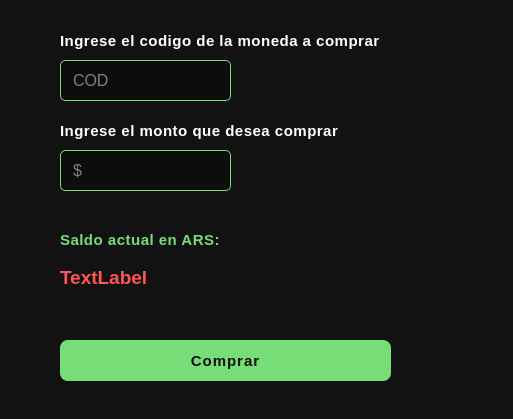
<?xml version="1.0" encoding="UTF-8"?>
<ui version="4.0">
 <class>BuyDialog</class>
 <widget class="QDialog" name="BuyDialog">
  <property name="geometry">
   <rect>
    <x>0</x>
    <y>0</y>
    <width>513</width>
    <height>419</height>
   </rect>
  </property>
  <property name="windowTitle">
   <string>Dialog</string>
  </property>
  <property name="styleSheet">
   <string notr="true">QWidget {
					background-color: #121212;
					color: #ffffff;
					font-family: Segoe UI;
					font-size: 14px;
				}</string>
  </property>
  <widget class="QLineEdit" name="txtCod">
   <property name="enabled">
    <bool>true</bool>
   </property>
   <property name="geometry">
    <rect>
     <x>60</x>
     <y>60</y>
     <width>171</width>
     <height>41</height>
    </rect>
   </property>
   <property name="styleSheet">
    <string notr="true">QLineEdit {
    background-color: rgba(0,0,0,0.3); 
    color: #e0ffe0;
    font-size: 16px;
    border: 1px solid #77dd77;
    border-radius: 5px;
    padding: 5px 10px;
    qproperty-alignment: 'AlignCenter'; 
}

QLineEdit::placeholder {
    color: #aaffaa;
    font-style: italic;
}</string>
   </property>
   <property name="inputMethodHints">
    <set>Qt::ImhPreferNumbers</set>
   </property>
   <property name="placeholderText">
    <string>COD</string>
   </property>
  </widget>
  <widget class="QLabel" name="lblAmountBuy">
   <property name="geometry">
    <rect>
     <x>60</x>
     <y>120</y>
     <width>281</width>
     <height>21</height>
    </rect>
   </property>
   <property name="styleSheet">
    <string notr="true">QLabel {
	color: #ffffff;
	font-size: 15px;
	font-weight: bold;
	font-family: Segoe UI;
	letter-spacing: 0.5px;
}</string>
   </property>
   <property name="text">
    <string>Ingrese el monto que desea comprar</string>
   </property>
  </widget>
  <widget class="QWidget" name="verticalLayoutWidget">
   <property name="geometry">
    <rect>
     <x>60</x>
     <y>220</y>
     <width>421</width>
     <height>81</height>
    </rect>
   </property>
   <layout class="QVBoxLayout" name="verticalLayout">
    <item>
     <widget class="QLabel" name="lblBalance">
      <property name="sizePolicy">
       <sizepolicy hsizetype="Expanding" vsizetype="Fixed">
        <horstretch>0</horstretch>
        <verstretch>0</verstretch>
       </sizepolicy>
      </property>
      <property name="autoFillBackground">
       <bool>false</bool>
      </property>
      <property name="styleSheet">
       <string notr="true">QLabel {
	color: #77dd77;
	font-size: 15px;
	font-weight: bold;
	font-family: Segoe UI;
	letter-spacing: 0.5px;
	qproperty-alignment: 'AlignLeft | AlignVCenter';
}
</string>
      </property>
      <property name="inputMethodHints">
       <set>Qt::ImhPreferNumbers</set>
      </property>
      <property name="text">
       <string>Saldo actual en ARS:</string>
      </property>
      <property name="alignment">
       <set>Qt::AlignLeading|Qt::AlignLeft|Qt::AlignVCenter</set>
      </property>
      <property name="wordWrap">
       <bool>true</bool>
      </property>
     </widget>
    </item>
    <item>
     <widget class="QLabel" name="lblValidBuy">
      <property name="enabled">
       <bool>false</bool>
      </property>
      <property name="sizePolicy">
       <sizepolicy hsizetype="Expanding" vsizetype="Fixed">
        <horstretch>0</horstretch>
        <verstretch>0</verstretch>
       </sizepolicy>
      </property>
      <property name="cursor">
       <cursorShape>ForbiddenCursor</cursorShape>
      </property>
      <property name="styleSheet">
       <string notr="true">QLabel {
	color: #ff5555;
	font-size: 15px;
	font-weight: bold;
	qproperty-alignment: 'AlignLeft | AlignVCenter';
}</string>
      </property>
      <property name="locale">
       <locale language="Spanish" country="LatinAmerica"/>
      </property>
      <property name="text">
       <string>&lt;html&gt;&lt;head/&gt;&lt;body&gt;&lt;p&gt;&lt;span style=&quot; font-size:14pt;&quot;&gt;TextLabel&lt;/span&gt;&lt;/p&gt;&lt;/body&gt;&lt;/html&gt;</string>
      </property>
      <property name="alignment">
       <set>Qt::AlignLeading|Qt::AlignLeft|Qt::AlignVCenter</set>
      </property>
      <property name="wordWrap">
       <bool>true</bool>
      </property>
      <property name="margin">
       <number>0</number>
      </property>
     </widget>
    </item>
   </layout>
  </widget>
  <widget class="QLabel" name="lblCodBuy">
   <property name="geometry">
    <rect>
     <x>60</x>
     <y>30</y>
     <width>321</width>
     <height>21</height>
    </rect>
   </property>
   <property name="styleSheet">
    <string notr="true">QLabel {
	color: #ffffff;
	font-size: 15px;
	font-weight: bold;
	font-family: Segoe UI;
	letter-spacing: 0.5px;
}</string>
   </property>
   <property name="text">
    <string>Ingrese el codigo de la moneda a comprar</string>
   </property>
  </widget>
  <widget class="QPushButton" name="btnBuy">
   <property name="geometry">
    <rect>
     <x>60</x>
     <y>340</y>
     <width>331</width>
     <height>41</height>
    </rect>
   </property>
   <property name="cursor">
    <cursorShape>PointingHandCursor</cursorShape>
   </property>
   <property name="styleSheet">
    <string notr="true">QPushButton{
                        background-color: #77dd77 ;
                        border: none;
                        border-radius: 8px;
                        padding: 10px 18px;
                        color: #111111;
                        font-size: 15px;
                        font-weight: bold;
						  letter-spacing: 1px;
                        }

QPushButton:hover{
                        background-color:#66cc66;       
    			            }
	
QPushButton:pressed{
                        background-color:#55aa55;
                }</string>
   </property>
   <property name="text">
    <string>Comprar</string>
   </property>
  </widget>
  <widget class="QLineEdit" name="txtAmount">
   <property name="enabled">
    <bool>true</bool>
   </property>
   <property name="geometry">
    <rect>
     <x>60</x>
     <y>150</y>
     <width>171</width>
     <height>41</height>
    </rect>
   </property>
   <property name="styleSheet">
    <string notr="true">QLineEdit {
    background-color: rgba(0,0,0,0.3); 
    color: #e0ffe0;
    font-size: 16px;
    border: 1px solid #77dd77;
    border-radius: 5px;
    padding: 5px 10px;
    qproperty-alignment: 'AlignCenter'; 
}

QLineEdit::placeholder {
    color: #aaffaa;
    font-style: italic;
}</string>
   </property>
   <property name="inputMethodHints">
    <set>Qt::ImhPreferNumbers</set>
   </property>
   <property name="placeholderText">
    <string>$</string>
   </property>
  </widget>
 </widget>
 <resources/>
 <connections/>
</ui>
